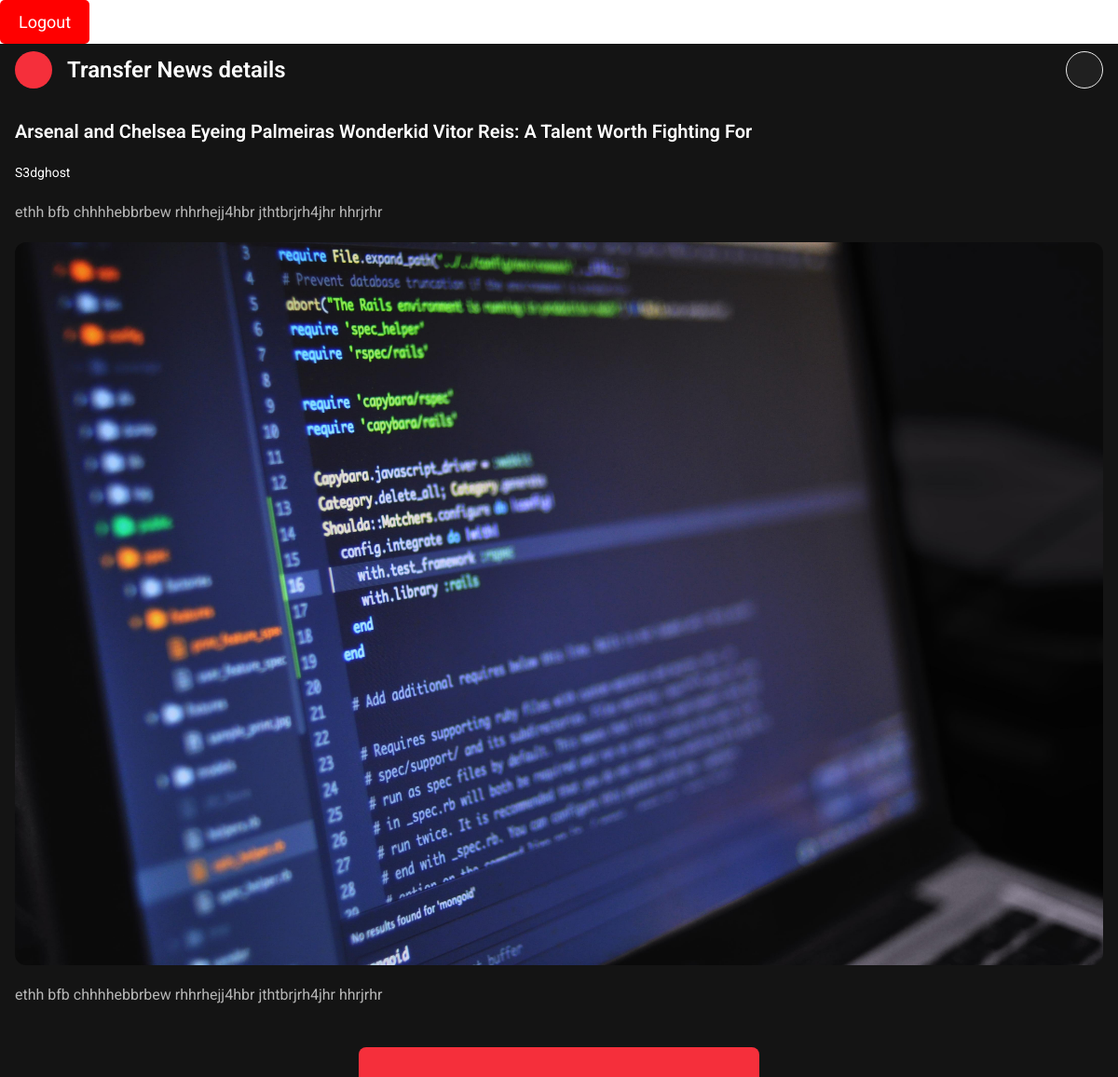
/news/arsenal-and-chelsea-eyeing-palmeiras-wonderkid-vitor-reis-a-talent-worth-fighting-for/ (signed in), run on the app's committed database.
### web/models.py (models this page shows, shortened)
class Category(models.Model):
    name = models.CharField(max_length=100)

class Article(models.Model):
    title = models.CharField(max_length=200)
    slug = models.SlugField(unique=True,max_length=255, blank=True)
    content = models.TextField()
    author = models.ForeignKey(User, on_delete=models.CASCADE)
    category = models.ForeignKey(Category, on_delete=models.SET_NULL, null=True, blank=True)
    created_at = models.DateTimeField(auto_now_add=True)
    updated_at = models.DateTimeField(auto_now=True)
    mainMedia = models.ManyToManyField(Media)

class Media(models.Model):
    url = models.URLField(default="pexels-luis-gomes-546819.jpg")
    description = models.TextField(default="mine is ")

### web/views.py (the view)
# urls.py: path(r'^news/(?P<slug>[\w-]+)/(?P<news_type>[\w-]+)/$', newsDetailPage, name='m_news_detail'),
@login_required
def newsDetailPage(request, slug):
    article = get_object_or_404(Article, slug=slug)
    context = {
        'news': {
            'article': article
        },
        'news_type': article.category.name if article.category else 'General'
    }
    return render(request, 'news_detail.html', context)

### core/shortcuts.py (called while the page is built)
def render(request, template_name, context=None):
    if context is None:
        context = {}
    django_engine = engines['django']
    django_engine.dirs = request.template_dirs
    print(django_engine.dirs)
    return rnd(request, template_name, context)

### templates/news_detail.html (shortened to what this page needs)
{% extends "app.html" %}
{% load custom_filters %}
{% block app %}
<div class="flex justify-between items-center gap-4 px-2">
    <div class="flex justify-start items-center gap-4">
        <a href="{% url 'pc_news' %}" class="relative text-white bg-p1 rounded-full size-10 flex justify-center items-center">
        </a>
        <h1 class="heading-1 font-semibold">{{ news_type|title }} details</h1>
    </div>
    <div class="size-10 flex justify-center items-center border border-n30 rounded-full bg-n20 dark:bg-blackN30 cursor-pointer">
    </div>
</div>
<div class="pt-8 px-2 pb-3">
    <h2 class="heading-2 font-semibold">{{ news.article.title }}</h2>
    <div class="flex justify-start items-center gap-2 text-sm py-5">
        <p>{{ news.article.author.username }}</p>
    </div>
    <div class="flex flex-col gap-5">
        <p class="text-n500 dark:text-blackN500">{{ news.article.content }}</p>
        <div>
            {% if news.article.mainMedia.all %}
                <img src="{{ news.article.mainMedia.all.0.url }}" class="rounded-xl" alt="Article Media">
            {% endif %}
        </div>
        <p class="text-n500 dark:text-blackN500">
            {% with news.article.content|safe as body_content %}
                {{ body_content }}
            {% endwith %}
        </p>
    </div>
</div>
{% endblock app %}

### templates/app.html (shortened to what this page needs)
<!DOCTYPE html>
<html lang="en">
  <head>
    <link rel="stylesheet" href="/static/css/swiper.min.css" />
    <link rel="stylesheet" href="/static/css/swiper.min.css" />
    <link href="/static/css/style.css" rel="stylesheet">
<form method="post" action="{% url 'logout' %}">
  <button type="submit" style="background-color: red; color: white; padding: 10px 20px; font-size: 18px; border: none; border-radius: 5px; cursor: pointer;">Logout</button>
</form>
  <body>
    {% if is_home %}
    <main
      class="container pt-6 pb-20 relative overflow-hidden dark:bg-black dark:text-white"
    >
    {% else %}
    <main
      class="container p-2 overflow-hidden dark:bg-n900 dark:text-white pb-16"
    >
    {% endif %}
    {% block app %}{% endblock app %}
      <div
        class="fixed bottom-0 left-0 right-0 flex justify-center items-center z-50"
      >
        <div
          class="bg-p1 text-white flex justify-around items-center py-4 w-[430px] text-2xl rounded-t-lg"
        >
        </div>
      </div>
  </main>
  </body>
</html>

### data on the page
Category: name "Transfer News"
Article: article "Arsenal and Chelsea Eyeing Palmeiras Wonderkid Vitor Reis: A Talent Worth Fighting For", article.author.username "S3dghost", article.content "ethh bfb chhhhebbrbew rhhrhejj4hbr jthtbrjrh4jhr hhrjrhr", article.mainMedia.all.0 (picture), content "ethh bfb chhhhebbrbew rhhrhejj4hbr jthtbrjrh4jhr hhrjrhr"
